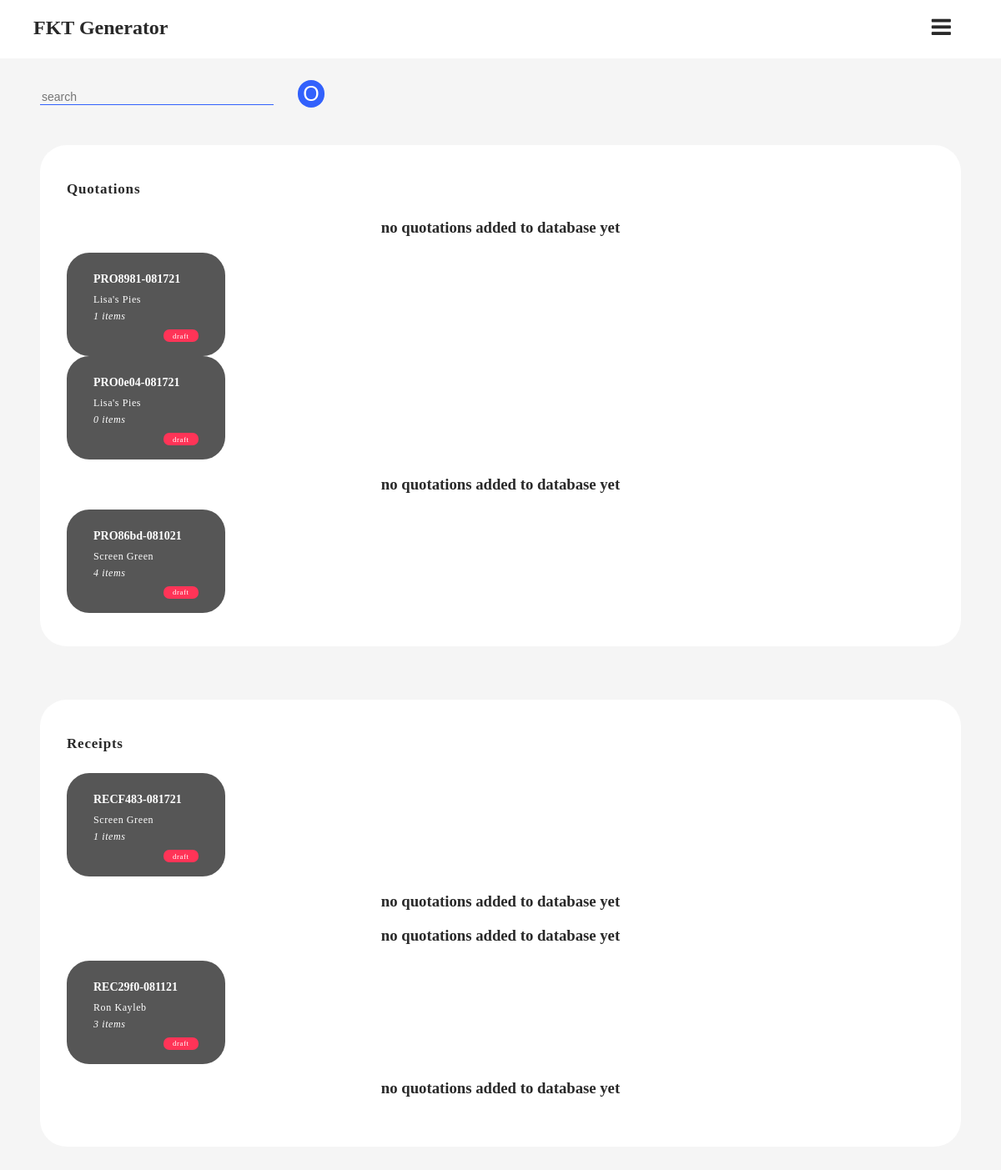
Before: /all_forms (signed in) with the older database file.
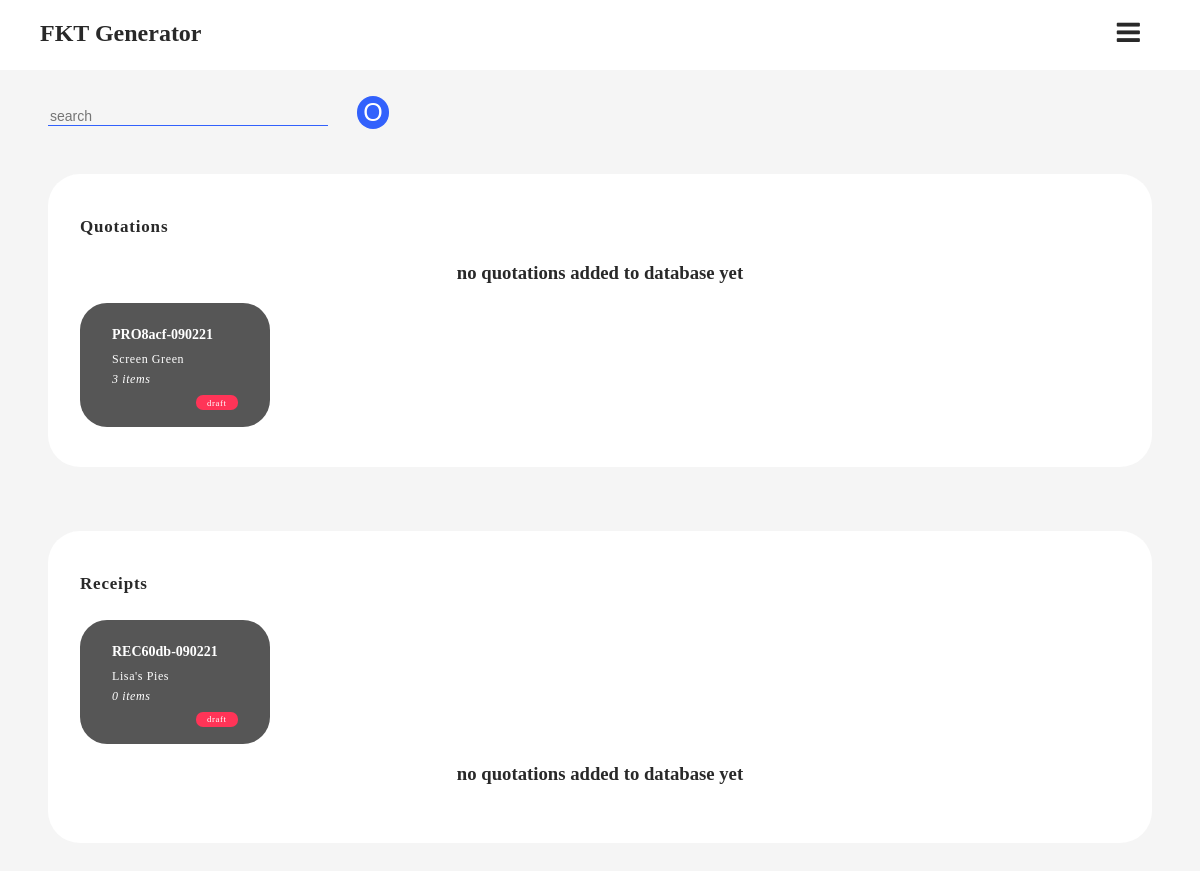
After: the same page with the newer database file.
### recapp/models.py (models this page shows, shortened)
class Ticket(db.Model):
    id = db.Column(db.Integer, primary_key=True)
    pseudo_id = db.Column(db.String, unique=True, nullable=False)
    belongs_to = db.Column(db.String, nullable=False)
    form_type = db.Column(db.String, nullable=False)
    status = db.Column(db.String, nullable=False)
    subtotal = db.Column(db.Float, nullable=False, default=0.00)
    vat = db.Column(db.Float, nullable=False, default=0.00)
    total_sum = db.Column(db.Float, nullable=False, default=0.00)
    no_items = db.Column(db.Integer, nullable=False, default=0)
    issuance_date = db.Column(
        db.DateTime, nullable=False, default=datetime.utcnow())
    items = db.relationship('Storage', backref='pocket', lazy=True)

### recapp/routes.py (the view, shortened to what this page needs)
@app.route("/all_forms", methods=['GET', 'POST'])
@login_required
def all_forms():
    if not current_user.is_authenticated:
        flash('you need to login before accessing this page', 'danger')
        return redirect(url_for('index'))
    form = Search()
    view_all_forms = Ticket.query.order_by(Ticket.id.desc()).all()
    return render_template('all_forms.html', form=form, viewer=view_all_forms, title='Records')

### recapp/forms.py
class Search(FlaskForm):
    search_bar = StringField(validators=[DataRequired()])
    search_action = SubmitField('O')

### recapp/models.py (called while the page is built)
@daimyou.user_loader
def load_user(user_id):
    return User.query.get(int(user_id))

### recapp/templates/all_forms.html (shortened to what the changed rows need)
{% extends 'origin.html' %}
{% block content %}
    <main role="main">
        <div class="container">
           {% if payload %}
                {% for element in payload %}}
                    {% if element.form_type == 'PRO' %}
                       <div class="plaque r-margin">
                           <h1>Quotations</h1>
                           <div>
                                <a href="{{ url_for('form_viewer', ticket_id=element.id) }}">
                                    <div class="plaque-sm">
                                            <div class="form-id">
                                                <h2>{{ element.pseudo_id }}</h2>
                                            </div>
                                            <div class="details">
                                                <p>{{ element.belongs_to }}</p>
                                                <p><em>{{element.no_items}} items</em></p>
                                            </div>
                                            <div class="status {{ element.status }}">
                                                <small>{{ element.status }}</small>
                                            </div>
                                    </div>
                                </a>
                            </div>
                       </div>
                    {% else %}
                       <div class="plaque r-margin">
                           <h1>Receipts</h1>
                           <div>
                                <a href="{{ url_for('form_viewer', ticket_id=element.id) }}">
                                    <div class="plaque-sm">
                                            <div class="form-id">
                                                <h2>{{ element.pseudo_id }}</h2>
                                            </div>
                                            <div class="details">
                                                <p>{{ element.belongs_to }}</p>
                                                <p><em>{{element.no_items}} items</em></p>
                                            </div>
                                            <div class="status {{ element.status }}">
                                                <small>{{ element.status }}</small>
                                            </div>
                                    </div>
                                </a>
                            </div>
                       </div>
                    {% endif %}
                {% endfor %}
           {% else %}
                 <div class="plaque r-margin">
                <h1>Quotations</h1>
                {% if viewer %}
                    {% for element in viewer %}
                        {% if element.form_type == 'PRO' %}
                            <div>
                                <a href="{{ url_for('form_viewer', ticket_id=element.id) }}">
                                    <div class="plaque-sm">
                                            <div class="form-id">
                                                <h2>{{ element.pseudo_id }}</h2>
                                            </div>
                                            <div class="details">
                                                <p>{{ element.belongs_to }}</p>
                                                <p><em>{{element.no_items}} items</em></p>
                                            </div>
                                            <div class="status {{ element.status }}">
                                                <small>{{ element.status }}</small>
                                            </div>
                                    </div>
                                </a>
                            </div>
                        {% else %}
                            <h3 style="text-align: center;">no quotations added to database yet</h3>
                        {% endif %}
                    {% endfor %}
                {% endif %}
            </div>
            <div class="plaque r-margin">
                <h1>Receipts</h1>
                {% if viewer %}
                    {% for element in viewer %}
                        {% if element.form_type == 'REC' %}
                            <div>
                                <a href="{{ url_for('form_viewer', ticket_id=element.id) }}">
                                    <div class="plaque-sm">
                                            <div class="form-id">
                                                <h2>{{ element.pseudo_id }}</h2>
                                            </div>
                                            <div class="details">
                                                <p>{{ element.belongs_to }}</p>
                                                <p><em>{{element.no_items}} items</em></p>
                                            </div>
                                            <div class="status {{ element.status }}">
                                                <small>{{ element.status }}</small>
                                            </div>
                                    </div>
                                </a>
                            </div>
                        {% else %}
                            <h3 style="text-align: center;">no quotations added to database yet</h3>
                        {% endif %}
                    {% endfor %}
                {% endif %}
            </div>
           {% endif %}
        </div>
    </main>
{% endblock %}

Changed rows visible on the page:
removed Ticket: form_type "no quotations added to database yet", pseudo_id "RECF483-081721", belongs_to "Screen Green", no_items "1", status "draft"
removed Ticket: pseudo_id "PRO8981-081721", belongs_to "Lisa's Pies", no_items "1", status "draft", form_type "no quotations added to database yet"
removed Ticket: pseudo_id "PRO0e04-081721", belongs_to "Lisa's Pies", no_items "0", status "draft", form_type "no quotations added to database yet"
removed Ticket: form_type "no quotations added to database yet", pseudo_id "REC29f0-081121", belongs_to "Ron Kayleb", no_items "3", status "draft"
removed Ticket: pseudo_id "PRO86bd-081021", belongs_to "Screen Green", no_items "4", status "draft", form_type "no quotations added to database yet"
added Ticket: form_type "no quotations added to database yet", pseudo_id "REC60db-090221", belongs_to "Lisa's Pies", no_items "0", status "draft"
added Ticket: pseudo_id "PRO8acf-090221", belongs_to "Screen Green", no_items "3", status "draft", form_type "no quotations added to database yet"
